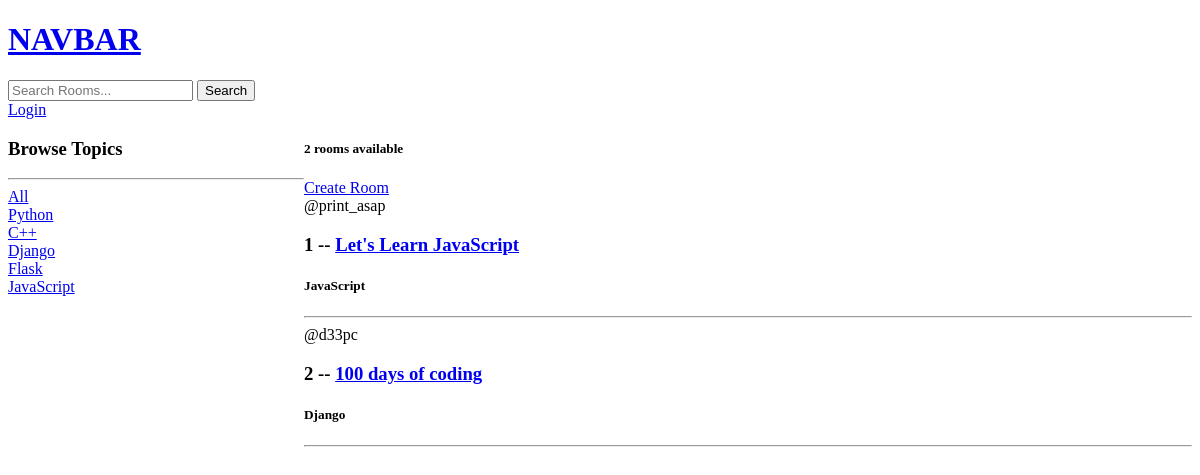
The app's page /, older data.
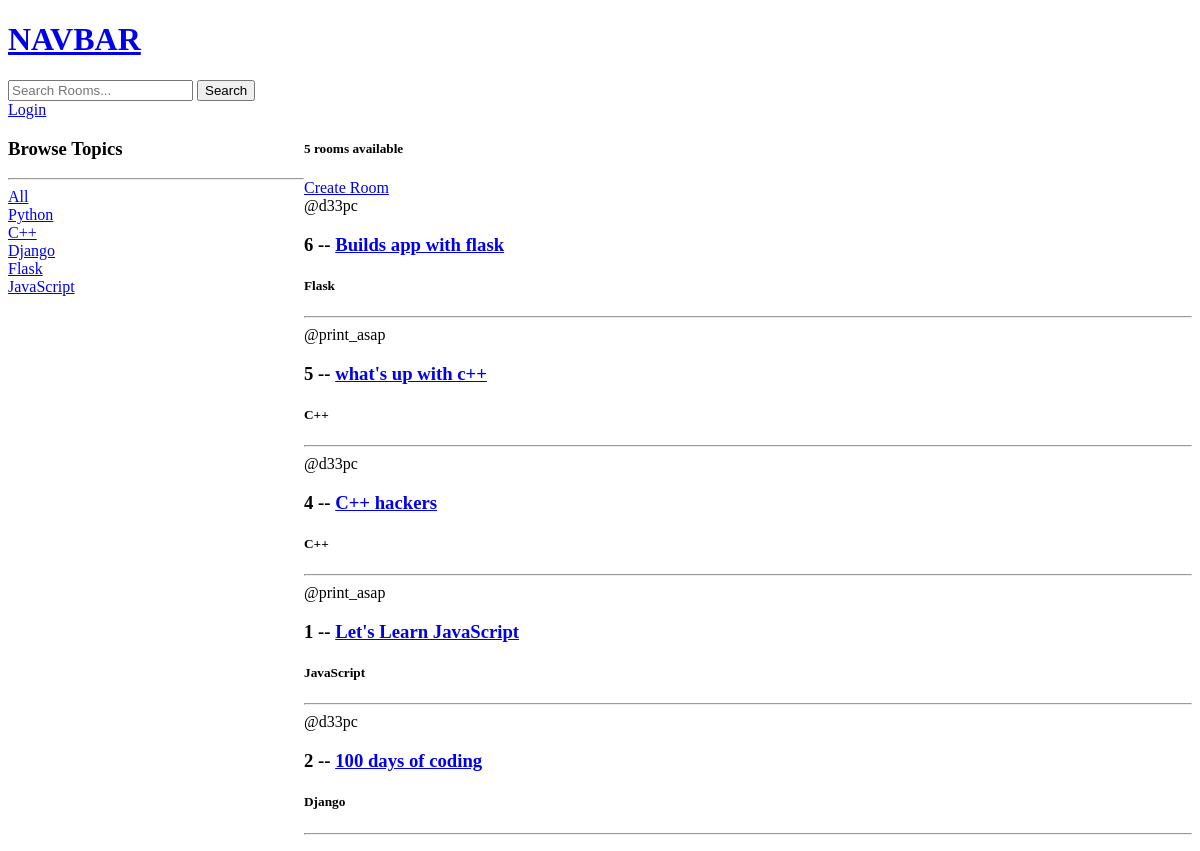
The same page, newer data.
### base/models.py (models this page shows, shortened)
class Topic(models.Model):
    name = models.CharField(max_length=200)

class Room(models.Model):
    host = models.ForeignKey(User, on_delete=models.CASCADE, null=True)
    topic = models.ForeignKey(Topic, on_delete=models.SET_NULL, null=True)
    name = models.CharField(max_length=200)
    description = models.TextField(null=True, blank=True)
    updated = models.DateTimeField(auto_now=True)
    created = models.DateTimeField(auto_now_add=True)
    class Meta:
        ordering = ['-updated', '-created']

### base/views.py (the view)
# urls.py: path('', views.home, name="home"),
def home(request):
    q = request.GET.get('q') if request.GET.get('q') != None else ''
    rooms = Room.objects.filter(
        Q(host__username__icontains=q) |
        Q(topic__name__icontains=q) |
        Q(name__icontains=q) |
        Q(description__icontains=q)
    )
    topics = Topic.objects.all()
    context = {'rooms': rooms, 'topics': topics, 'room_count': rooms.count()}
    return render(request, 'base/home.html', context)

### base/templates/base/home.html (shortened to what this page needs)
{% extends 'main.html' %}
{% block content %}
    <div class="home-container">
        <div>
            <h3>Browse Topics</h3>
            <hr>
            <div>
                <a href="{% url 'home' %}">All</a>
            </div>
            {% for topic in topics %}
                <div>
                    <a href="{% url 'home' %}?q={{topic.name|urlencode}}">{{topic.name}}</a>
                </div>
            {% endfor %}
        </div>
        <div>
            <h5>{{room_count}} rooms available</h5>
            <a href="{% url 'create-room' %}">Create Room</a>
            <div>
                {% for room in rooms %}
                    <div>
                        <span>@{{room.host.username}}</span>
                        <h3>{{room.id}} -- <a href="{% url 'room' room.id %}">{{room.name}}</a></h3>
                        <h5>{{room.topic.name}}</h5>
                        <hr>
                    </div>
                {% endfor %}
            </div>
        </div>
    </div>
{% endblock %}

### templates/main.html (shortened to what this page needs)
<!DOCTYPE html>
<html lang="en">
<head>
</head>
<body>
    {% include 'navbar.html' %}
    {% block content %}
    {% endblock %}
</body>
</html>

### templates/navbar.html
<a href="/">
    <h1>NAVBAR</h1>
</a>
<form method="GET" action="{% url 'home' %}">
  <div>
    <input type="search" id="mySearch" name="q" placeholder="Search Rooms...">
    <button>Search</button>
  </div>
</form>
{% if request.user.is_authenticated %}
<a href="{% url 'logout' %}">Logout</a>
{% else %}
<a href="{% url 'login' %}">Login</a>
{% endif %}

### base/templates/base/home.html (style rules this page uses)
.home-container { display: grid; grid-template-columns: 1fr 3fr; }

Row changes from the older to the newer data that the page shows:
added Room: host.username "d33pc", id "6", name "Builds app with flask", topic.name "Flask"
added Room: host.username "print_asap", id "5", name "what's up with c++", topic.name "C++"
added Room: host.username "d33pc", id "4", name "C++ hackers", topic.name "C++"
Text that changed along with them:
{{ room_count }}: "2" → "5"
